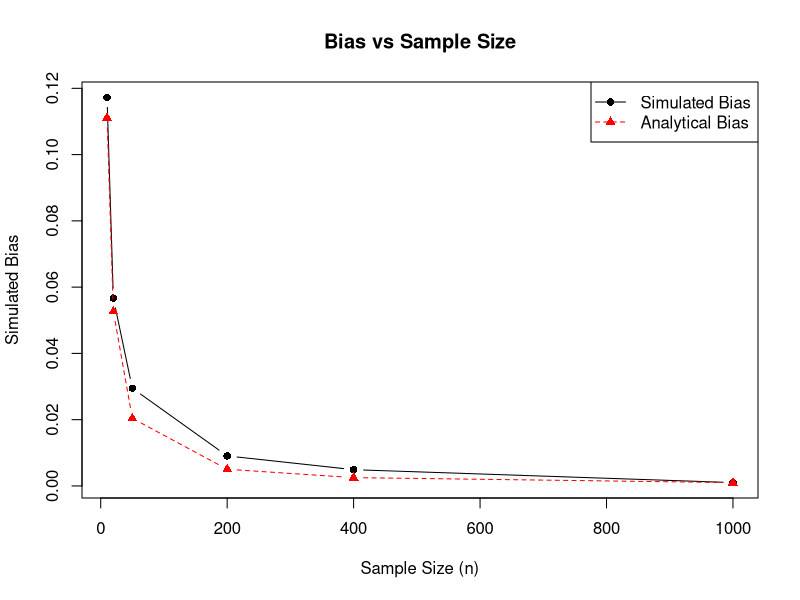
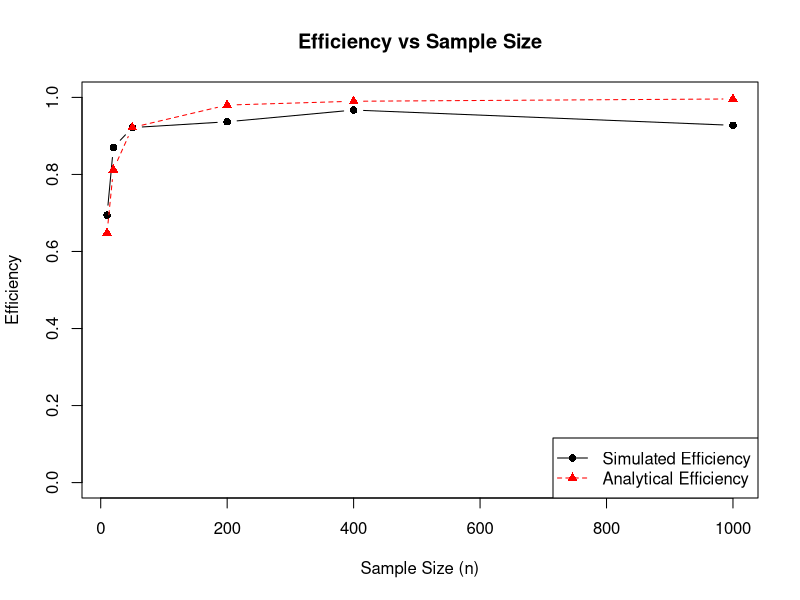
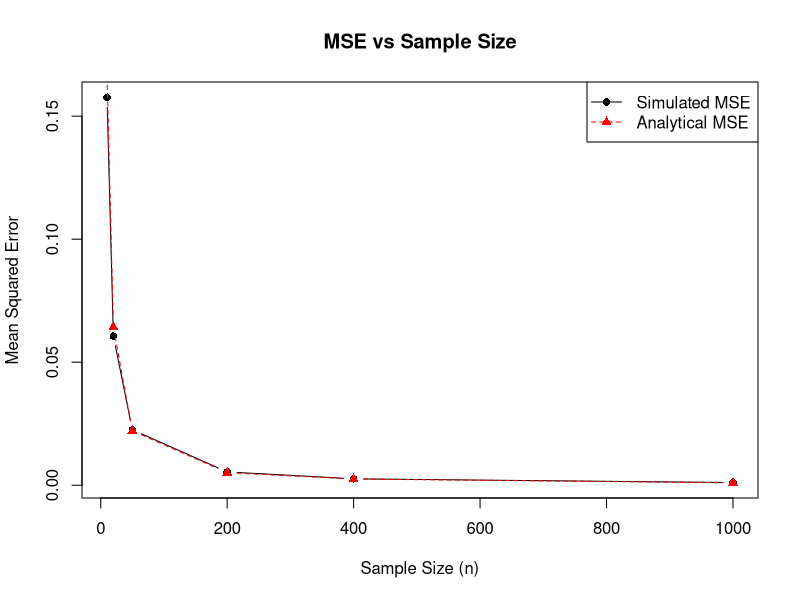
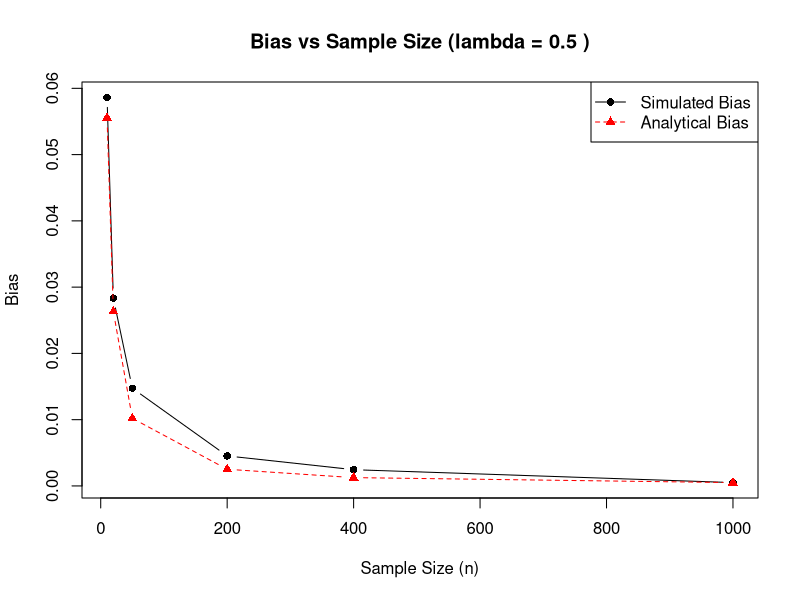
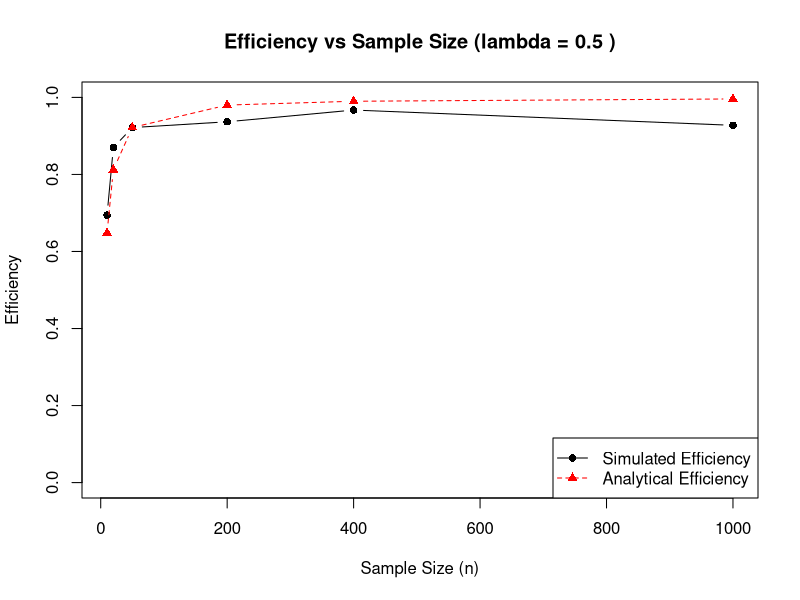
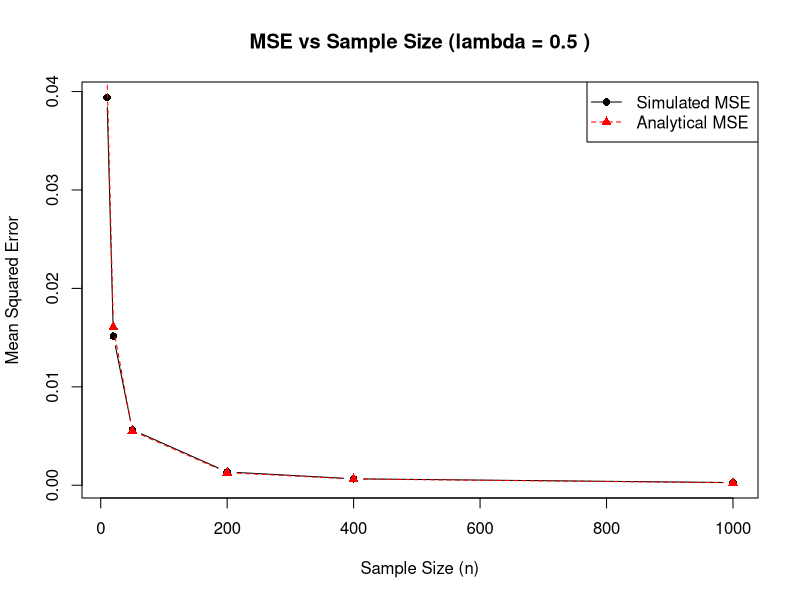
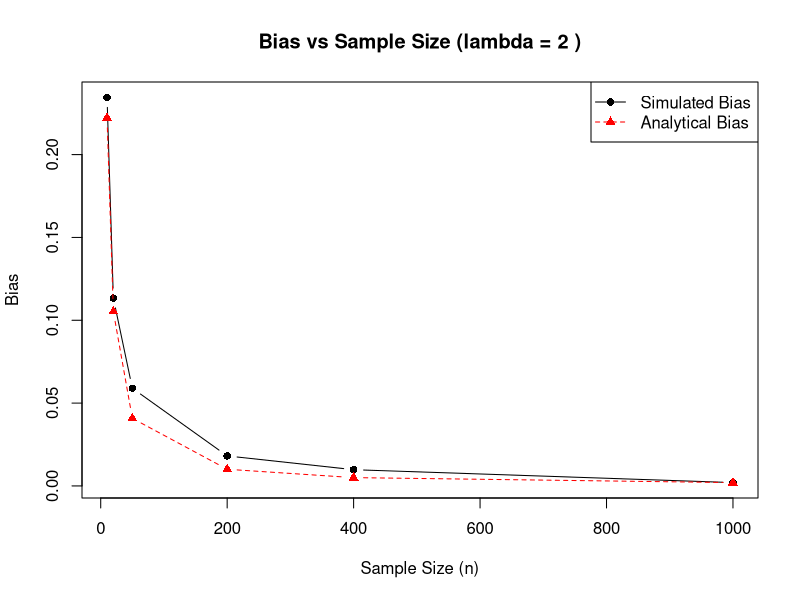
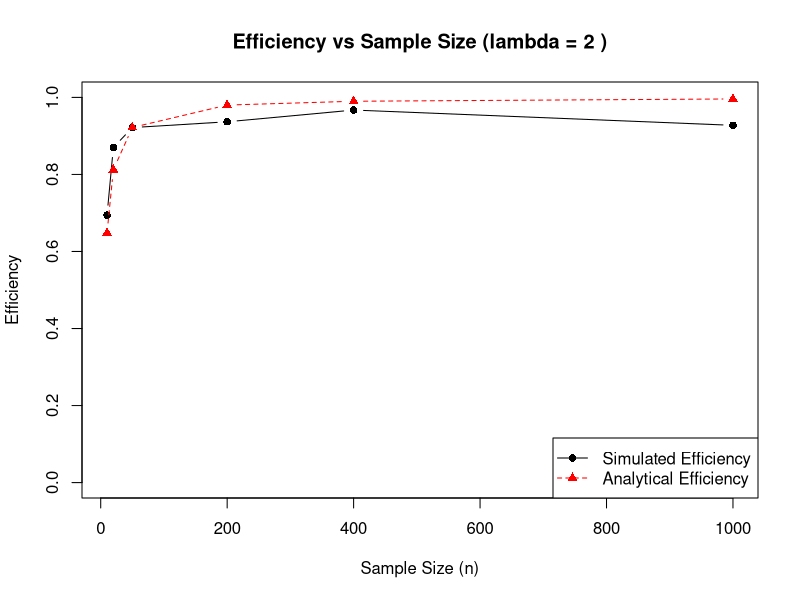

The R script that drew these images, in order:
#Question 1

#1.1
mle_exp <- function(lambda, n){
  x <- rexp(n, rate = lambda)
  mle <-  1/mean(x)
  return(mle)
}

#1.2
set.seed(48703186) #sum of 26346699 (Sumit) and 22356487(Kallen)

mle_exp <- function(lambda, n){
  x <- rexp(n, rate = lambda)
  mle <-  1/mean(x)
  return(mle)
}

mle_exp(1, 10)


#1.3
set.seed(48703186)

mle_values <- numeric(1000)
for(i in 1:1000){
  mle_values[i] <- mle_exp(1,10)
}
mean <- mean(mle_values)
variance <- var(mle_values)
mse <- mean((mle_values - 1)^2)

mean
variance
mse

#1.4
#bias vs sample size graph
sample_size <- c(10,20,50,200,400,1000)
bias_values <- numeric(length(sample_size))
for(j in 1: length(sample_size)){
  set.seed(48703186)
  mle_values <-  numeric(1000)
  for(i in 1:1000){
    mle_values[i] <- mle_exp(1, sample_size[j])
  }
  bias_values[j] <-  mean(mle_values) - 1
}

bias_values
analytical_bias <- c(1/9, 1/19, 1/49, 1/199, 1/399, 1/999)
plot(sample_size, bias_values, 
     type = 'b',
     pch = 16,
     xlab = "Sample Size (n)",
     ylab = "Simulated Bias",
     main = "Bias vs Sample Size")
lines(sample_size, analytical_bias,
      type = "b",
      pch = 17,
      col = "red",
      lty = 2)
legend("topright",
       legend = c("Simulated Bias", "Analytical Bias"),
       col = c("black", "red"),
       pch = c(16, 17),
       lty = c(1, 2))

# Efficiency vs Sample Size

sample_size <- c(10, 20, 50, 200, 400, 1000)

efficiency_values <- numeric(length(sample_size))

for(j in 1:length(sample_size)){
  
  set.seed(48703186)
  
  mle_values <- numeric(1000)
  
  for(i in 1:1000){
    mle_values[i] <- mle_exp(1, sample_size[j])
  }
  
  variance <- var(mle_values)
  crlb <- 1/sample_size[j]
  
  efficiency_values[j] <- crlb/variance
}

efficiency_values

analytical_efficiency <- c(
  (9^2 * 8)/10^3,
  (19^2 * 18)/20^3,
  (49^2 * 48)/50^3,
  (199^2 * 198)/200^3,
  (399^2 * 398)/400^3,
  (999^2 * 998)/1000^3
)

plot(sample_size, efficiency_values,
     type = "b",
     pch = 16,
     ylim = c(0,1),
     xlab = "Sample Size (n)",
     ylab = "Efficiency",
     main = "Efficiency vs Sample Size")

lines(sample_size, analytical_efficiency,
      type = "b",
      pch = 17,
      col = "red",
      lty = 2)

legend("bottomright",
       legend = c("Simulated Efficiency", "Analytical Efficiency"),
       col = c("black", "red"),
       pch = c(16, 17),
       lty = c(1, 2))

#MSE vs sample size

sample_size <- c(10, 20, 50, 200, 400, 1000)

mse_values <- numeric(length(sample_size))

for(j in 1:length(sample_size)){
  
  set.seed(48703186)
  
  mle_values <- numeric(1000)
  
  for(i in 1:1000){
    mle_values[i] <- mle_exp(1, sample_size[j])
  }
  
  mse_values[j] <- mean((mle_values - 1)^2)
}

mse_values

analytical_mse <- c(
  12/(9*8),
  22/(19*18),
  52/(49*48),
  202/(199*198),
  402/(399*398),
  1002/(999*998)
)

plot(sample_size, mse_values,
     type = "b",
     pch = 16,
     xlab = "Sample Size (n)",
     ylab = "Mean Squared Error",
     main = "MSE vs Sample Size")

lines(sample_size, analytical_mse,
      type = "b",
      pch = 17,
      col = "red",
      lty = 2)

legend("topright",
       legend = c("Simulated MSE", "Analytical MSE"),
       col = c("black", "red"),
       pch = c(16, 17),
       lty = c(1, 2))

#1.5

#lambda = 0.5  
lambda <- 0.5  

sample_size <- c(10, 20, 50, 200, 400, 1000)

bias_values <- numeric(length(sample_size))
efficiency_values <- numeric(length(sample_size))
mse_values <- numeric(length(sample_size))

for(j in 1:length(sample_size)){
  
  set.seed(48703186)
  
  mle_values <- numeric(1000)
  
  for(i in 1:1000){
    mle_values[i] <- mle_exp(lambda, sample_size[j])
  }

  bias_values[j] <- mean(mle_values) - lambda

  variance <- var(mle_values)
  crlb <- lambda^2/sample_size[j]
  efficiency_values[j] <- crlb/variance

  mse_values[j] <- mean((mle_values - lambda)^2)
}

analytical_bias <- lambda/(sample_size - 1)

analytical_efficiency <- 
  ((sample_size - 1)^2 * (sample_size - 2))/sample_size^3

analytical_mse <- 
  (lambda^2 * (sample_size + 2))/
  ((sample_size - 1) * (sample_size - 2))


# Bias vs Sample Size (lambda = 0.5 )

plot(sample_size, bias_values,
     type = "b",
     pch = 16,
     xlab = "Sample Size (n)",
     ylab = "Bias",
     main = paste("Bias vs Sample Size (lambda =", lambda, ")"))

lines(sample_size, analytical_bias,
      type = "b", pch = 17, col = "red", lty = 2)

legend("topright",
       legend = c("Simulated Bias", "Analytical Bias"),
       col = c("black", "red"),
       pch = c(16, 17), lty = c(1, 2))


# Efficiency vs Sample Size (lambda = 0.5 )

plot(sample_size, efficiency_values,
     type = "b",
     pch = 16,
     ylim = c(0, 1),
     xlab = "Sample Size (n)",
     ylab = "Efficiency",
     main = paste("Efficiency vs Sample Size (lambda =", lambda, ")"))

lines(sample_size, analytical_efficiency,
      type = "b", pch = 17, col = "red", lty = 2)

legend("bottomright",
       legend = c("Simulated Efficiency", "Analytical Efficiency"),
       col = c("black", "red"),
       pch = c(16, 17), lty = c(1, 2))


# MSE vs Sample Size (lambda = 0.5 )

plot(sample_size, mse_values,
     type = "b",
     pch = 16,
     xlab = "Sample Size (n)",
     ylab = "Mean Squared Error",
     main = paste("MSE vs Sample Size (lambda =", lambda, ")"))

lines(sample_size, analytical_mse,
      type = "b", pch = 17, col = "red", lty = 2)

legend("topright",
       legend = c("Simulated MSE", "Analytical MSE"),
       col = c("black", "red"),
       pch = c(16, 17), lty = c(1, 2))

# lambda = 2
lambda <- 2 

sample_size <- c(10, 20, 50, 200, 400, 1000)

bias_values <- numeric(length(sample_size))
efficiency_values <- numeric(length(sample_size))
mse_values <- numeric(length(sample_size))

for(j in 1:length(sample_size)){
  
  set.seed(48703186)
  
  mle_values <- numeric(1000)
  
  for(i in 1:1000){
    mle_values[i] <- mle_exp(lambda, sample_size[j])
  }
  
  bias_values[j] <- mean(mle_values) - lambda
  
  variance <- var(mle_values)
  crlb <- lambda^2/sample_size[j]
  efficiency_values[j] <- crlb/variance
  
  mse_values[j] <- mean((mle_values - lambda)^2)
}

analytical_bias <- lambda/(sample_size - 1)

analytical_efficiency <- 
  ((sample_size - 1)^2 * (sample_size - 2))/sample_size^3

analytical_mse <- 
  (lambda^2 * (sample_size + 2))/
  ((sample_size - 1) * (sample_size - 2))


# Bias vs Sample Size (lambda = 2)

plot(sample_size, bias_values,
     type = "b",
     pch = 16,
     xlab = "Sample Size (n)",
     ylab = "Bias",
     main = paste("Bias vs Sample Size (lambda =", lambda, ")"))

lines(sample_size, analytical_bias,
      type = "b", pch = 17, col = "red", lty = 2)

legend("topright",
       legend = c("Simulated Bias", "Analytical Bias"),
       col = c("black", "red"),
       pch = c(16, 17), lty = c(1, 2))


# Efficiency vs Sample Size (lambda = 2)

plot(sample_size, efficiency_values,
     type = "b",
     pch = 16,
     ylim = c(0, 1),
     xlab = "Sample Size (n)",
     ylab = "Efficiency",
     main = paste("Efficiency vs Sample Size (lambda =", lambda, ")"))

lines(sample_size, analytical_efficiency,
      type = "b", pch = 17, col = "red", lty = 2)

legend("bottomright",
       legend = c("Simulated Efficiency", "Analytical Efficiency"),
       col = c("black", "red"),
       pch = c(16, 17), lty = c(1, 2))


# MSE vs Sample Size (lambda = 2)

plot(sample_size, mse_values,
     type = "b",
     pch = 16,
     xlab = "Sample Size (n)",
     ylab = "Mean Squared Error",
     main = paste("MSE vs Sample Size (lambda =", lambda, ")"))

lines(sample_size, analytical_mse,
      type = "b", pch = 17, col = "red", lty = 2)

legend("topright",
       legend = c("Simulated MSE", "Analytical MSE"),
       col = c("black", "red"),
       pch = c(16, 17), lty = c(1, 2))


## Discussion of Results

#The results show the effect of n and lambda on the MLE of the exp distribution. For all 3 lambda values (0.5, 1, 2), the bias and mse decreases as n increases. The estimator becomes more accurate and approaches towards unbiasness as n increases.This shows the practical example of CLT.
#Lambda is directly proportional to Bias and MSE is proportional to Lambda^2.As efficiency does not depends on lambda , it was found identical for all 3 parameter values and approaches to 1 as n increases and becomes asymptotically efficient.
#Sometimes very small differences occur in simulated results and analytical results due to random sampling variation and finite number of replications (1000).Overall increasing n, improves the performance of MLE, while changing lambda affects its bias and MSE but not its efficiency.
